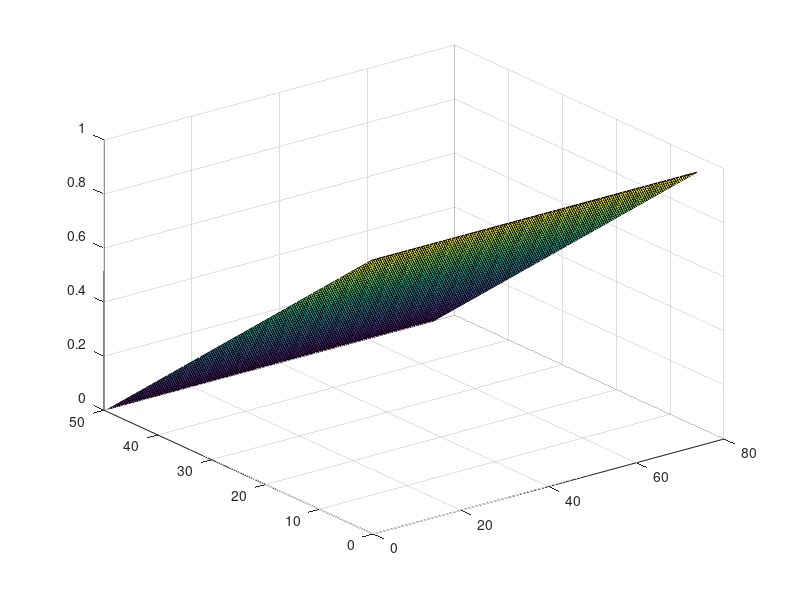

Reproduce this figure in MATLAB.
close all
clear

nx = 50;
ny = nx*3/2;
G = sparse(nx*ny);
V = zeros(nx*ny, 1);

for i = 1:nx
    for j = 1:ny
        n = j + (i-1)*ny;
        
        if i == 1
            G(n, :) = 0;
            G(n, n) = 1;
            V(n) = 1;
        elseif i == nx
            G(n, :) = 0;
            G(n, n) = 1;
            V(n) = 0;
        elseif j == 1
            G(n, :) = 0;
            G(n, n) = -3;
            G(n, n+1) = 1;
            G(n, n+ny) = 1;
            G(n, n-ny) = 1;
        elseif j == ny
            G(n, n) = -3;
            G(n, n-1) = 1;
            G(n, n+ny) = 1;
            G(n, n-ny) = 1;
        else
            G(n, n) = -4;
            G(n, n+1) = 1;
            G(n, n-1) = 1;
            G(n, n+ny) = 1;
            G(n, n-ny) = 1;
        end
    end
end

E = G\V;

figure(2)
X = zeros(nx, ny, 1);
for i = 1:nx
    for j = 1:ny
        n = j + (i-1)*ny;
        X(i,j) = E(n);
    end
end
surf(X)